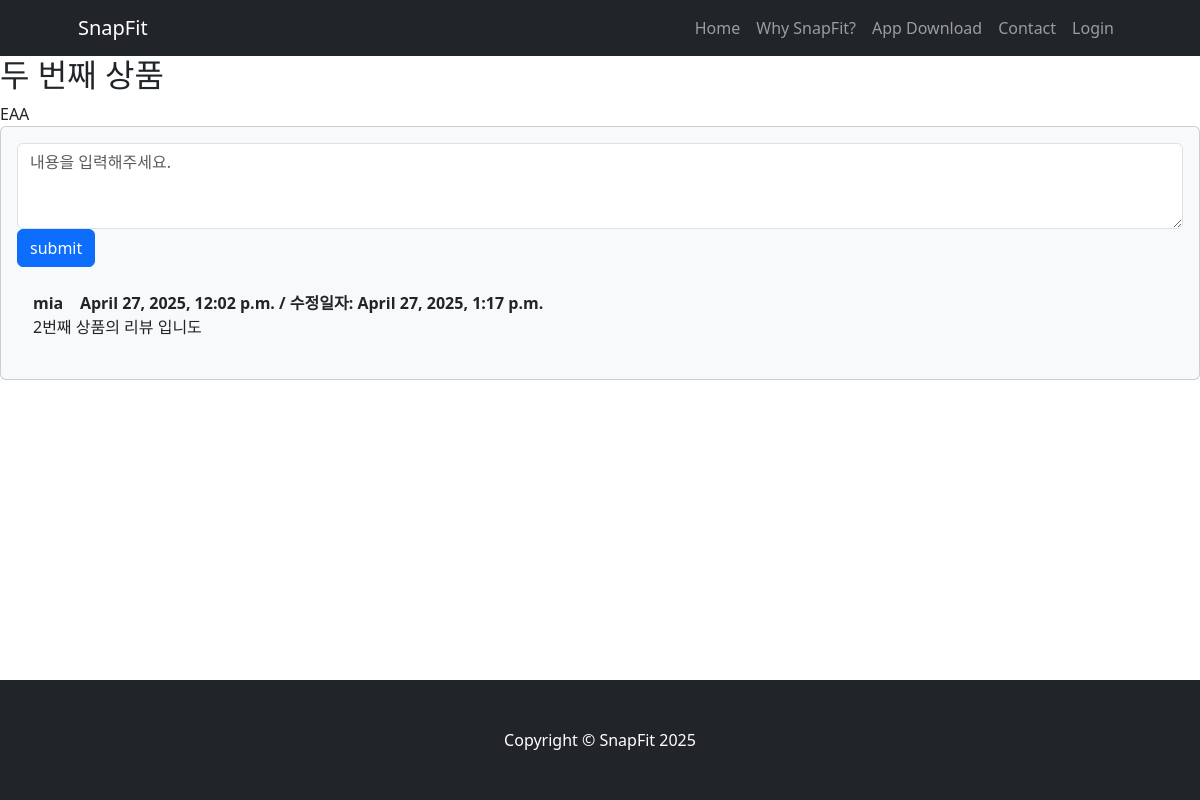
Screenshot of /snapfit/product/2/ with the database file from the repository.
### snapfit/models.py (models this page shows, shortened)
class Product(models.Model):
    title = models.CharField(max_length=200)
    description = models.TextField()

class Comment(models.Model):
    author = models.ForeignKey(User, on_delete=models.CASCADE)  # 작성자
    product = models.ForeignKey(Product, on_delete=models.CASCADE)  # 어떤 상품에 달린 댓글인지
    content = models.TextField()  # 댓글 내용
    create_date = models.DateTimeField(auto_now_add=True)  # 최초 시간
    modify_date = models.DateTimeField(auto_now=True)  # 수정 시간

### snapfit/views.py (the view)
# urls.py: path('product/<int:product_id>/', views.product_detail, name='product_detail'),  # 제품 상세
def product_detail(request, product_id):
    product = get_object_or_404(Product, pk=product_id)
    return render(request, 'snapfit/content_detail.html', {'product': product})

### templates/snapfit/content_detail.html (shortened to what this page needs)
{% extends 'base.html' %}
{% block content %}
<h2>{{ product.title }}</h2>
<div>
    {{ product.description }}
</div>
<section class="mb-5">
    <div class="card bg-light">
        <div class="card-body">
            <form method="post" class="mb-4" action="{% url 'comment_create' product.id %}">
                <textarea id="content" name="content" class="form-control" rows="3" placeholder="내용을 입력해주세요."></textarea>
                <button type="submit" class="btn btn-primary">submit</button>
            </form>
            {% for comment in product.comment_set.all %}
            <div class="d-flex">
                <div class="ms-3">
                    <div class="fw-bold">
                        {{ comment.author.username }} &nbsp;&nbsp; {{ comment.create_date }}
                        {% if comment.create_date != comment.modify_date %}
                            / 수정일자: {{ comment.modify_date }}
                        {% endif %}
                    </div>
                    {{ comment.content }}
                </div>
            </div>
            <br/>
            {% endfor %}
        </div>
    </div>
</section>
{% endblock %}

### rows the page displays
Product: title "두 번째 상품", description "EAA"
Comment: author.username "mia", create_date "April 27, 2025, 12:02 p.m.", modify_date "April 27, 2025, 1:17 p.m.", content "2번째 상품의 리뷰 입니도"
